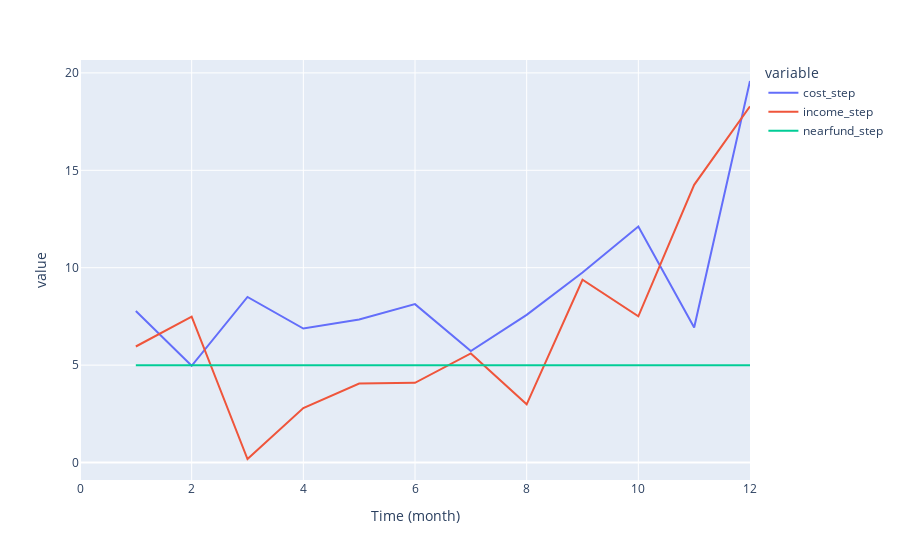

Notebook cell for this chart:
### Code cell
px.line(var_df,y=['cost_step','income_step','nearfund_step'])

### Figure 1 — Plotly figure (JSON) as saved in the notebook; plotly's stock layout.template omitted (floating-point values rounded to 4 significant figures)
{"data": [{"hovertemplate": "variable=cost_step<br>Time (month)=%{x}<br>value=%{y}<extra></extra>", "legendgroup": "cost_step", "line": {"color": "#636efa", "dash": "solid"}, "mode": "lines", "name": "cost_step", "orientation": "v", "showlegend": true, "type": "scatter", "x": [0, 1, 2, 3, 4, 5, 6, 7, 8, 9, 10, 11, 12], "xaxis": "x", "y": [null, 7.776, 4.967, 8.499, 6.877, 7.343, 8.13, 5.726, 7.583, 9.758, 12.11, 6.929, 19.58], "yaxis": "y"}, {"hovertemplate": "variable=income_step<br>Time (month)=%{x}<br>value=%{y}<extra></extra>", "legendgroup": "income_step", "line": {"color": "#EF553B", "dash": "solid"}, "mode": "lines", "name": "income_step", "orientation": "v", "showlegend": true, "type": "scatter", "x": [0, 1, 2, 3, 4, 5, 6, 7, 8, 9, 10, 11, 12], "xaxis": "x", "y": [null, 5.956, 7.485, 0.182, 2.799, 4.057, 4.094, 5.598, 2.989, 9.383, 7.506, 14.25, 18.28], "yaxis": "y"}, {"hovertemplate": "variable=nearfund_step<br>Time (month)=%{x}<br>value=%{y}<extra></extra>", "legendgroup": "nearfund_step", "line": {"color": "#00cc96", "dash": "solid"}, "mode": "lines", "name": "nearfund_step", "orientation": "v", "showlegend": true, "type": "scatter", "x": [0, 1, 2, 3, 4, 5, 6, 7, 8, 9, 10, 11, 12], "xaxis": "x", "y": [null, 5, 5, 5, 5, 5, 5, 5, 5, 5, 5, 5, 5], "yaxis": "y"}], "layout": {"legend": {"title": {"text": "variable"}, "tracegroupgap": 0}, "margin": {"t": 60}, "xaxis": {"anchor": "y", "domain": [0, 1], "title": {"text": "Time (month)"}}, "yaxis": {"anchor": "x", "domain": [0, 1], "title": {"text": "value"}}}}
